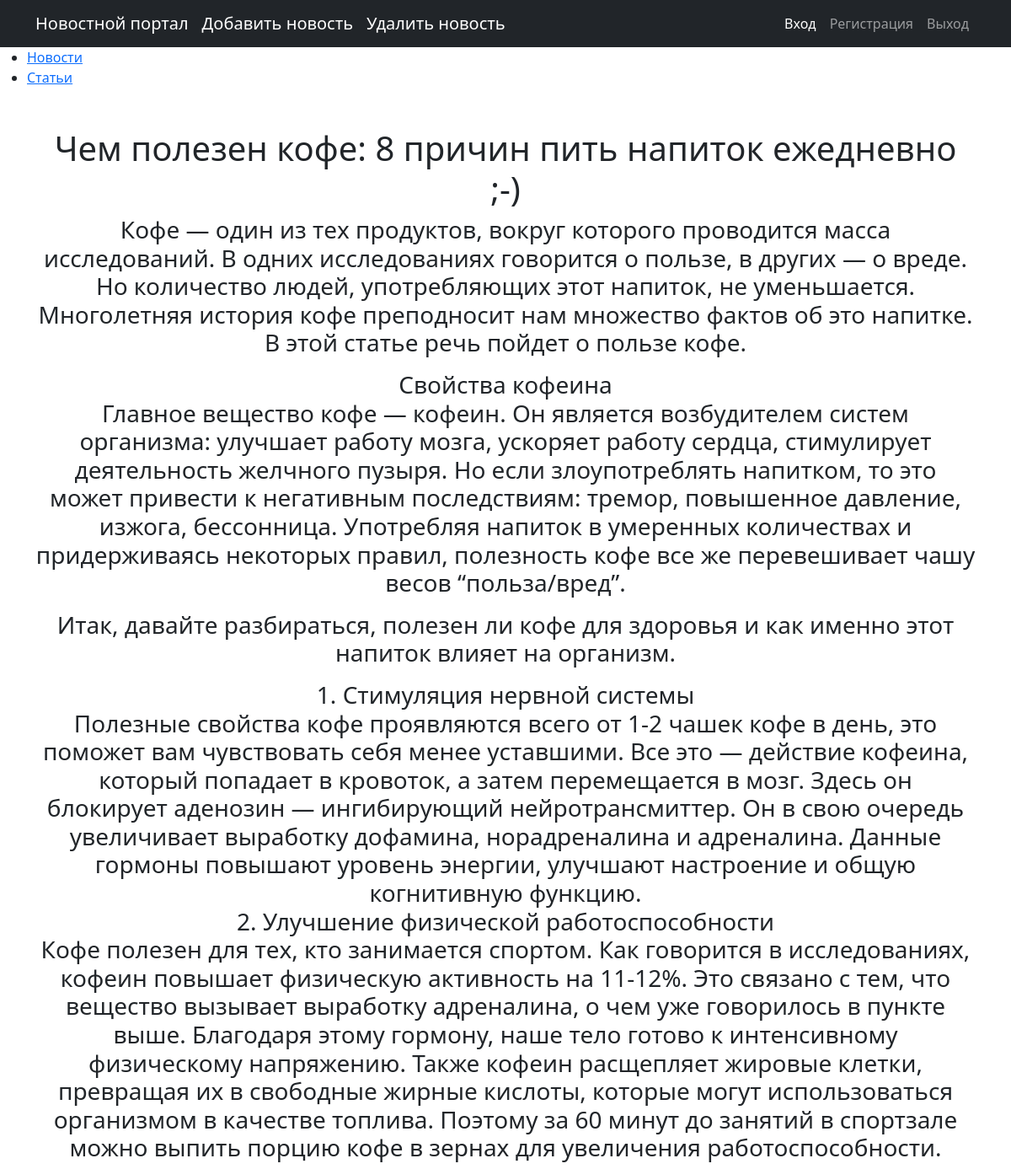
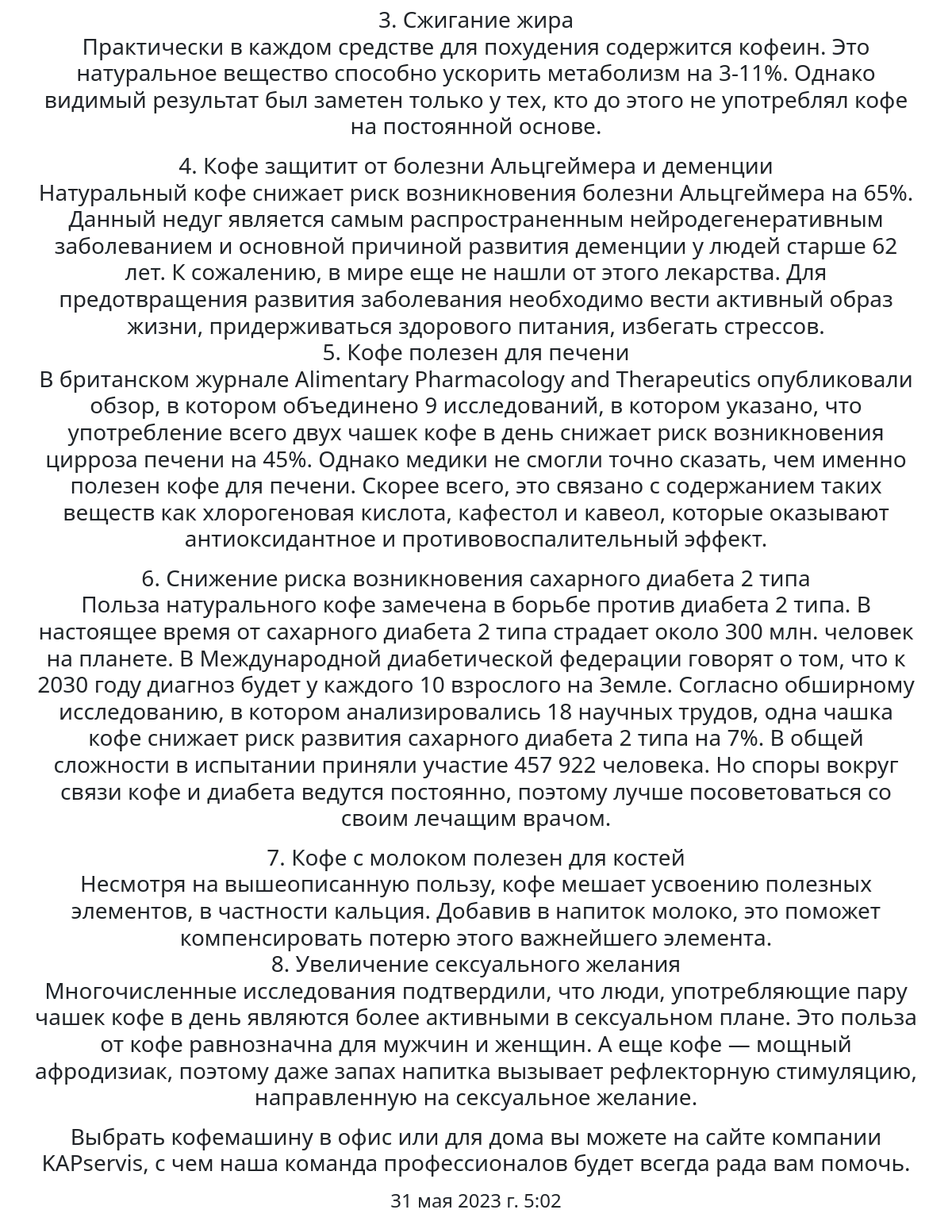
Page /main/1 on the committed database (2 pictures, top to bottom).
### newspro/models.py (models this page shows, shortened)
class Categoryes(models.Model):
    name = models.CharField(max_length=100)

class News(models.Model):
    title = models.CharField(max_length=150)
    text = models.TextField()
    time_in = models.DateTimeField(auto_now_add=True)
    is_published = models.BooleanField(default=False)
    category = models.ForeignKey('Categoryes', on_delete=models.CASCADE)

### newspro/views.py (the view)
# urls.py: path('<int:pk>', NewsDetail.as_view(), name='news_detail'),
class NewsDetail(DetailView):
    model = News
    template_name = 'detail.html'
    context_object_name = 'news_get'
    def get_context_data(self, **kwargs):
        context = super().get_context_data(**kwargs)
        context['bookmark'] = 'Подробное описание'
        return context

### newspro/templatetags/custom_filter.py (called while the page is built)
@register.filter()
def custom_filter(value):
   return f'{value} ;-)'

### newspro/templatetags/custom_teg.py (called while the page is built)
@register.simple_tag()
def cat():
    return Categoryes.objects.all()

### templates/detail.html (shortened to what this page needs)
{% extends 'base.html' %}
{% load custom_filter %}
{% block content %}
<h1>{{ news_get.title|custom_filter }}</h1>
<h3>{{ news_get.text|linebreaks }}</h3>
<h4>{{ news_get.time_in }}</h4>
{% endblock content %}

### templates/base.html (shortened to what this page needs)
<!DOCTYPE html>
{% load custom_teg %}
{% load static %}
<html lang="en">
    <head>
        <link href="{% static 'css/styles.css'%}" rel="stylesheet" />
    </head>
    <body>
        <nav class="navbar navbar-expand-lg navbar-dark bg-dark">
            <div class="container">
                <a class="navbar-brand" href="{% url 'main' %}">Новостной портал</a>
                <a class="navbar-brand" href="{% url 'news_create' %}">Добавить новость</a>
                <a class="navbar-brand" href="#">Удалить новость</a>
                <div class="collapse navbar-collapse" id="navbarSupportedContent">
                    <ul class="navbar-nav ms-auto mb-2 mb-lg-0">
                        <li class="nav-item"><a class="nav-link active" aria-current="page" href="{% url 'login' %}">Вход</a></li>
                        <li class="nav-item"><a class="nav-link" href="{% url 'signup' %}">Регистрация</a></li>
                        <li class="nav-item"><a class="nav-link" href="#">Выход</a></li>
                    </ul>
                </div>
            </div>
        </nav>
        <td valign="top" class="left-chapters">
            <ul id="leftchapters">
                {% cat as categoryes %}
                {% for i in categoryes %}
                <li><a href="#">{{ i.name }}</a></li>
                {% endfor %}
            </ul>
        </td>
        <div class="container">
            <div class="text-center mt-5">
                <h1>{% block content %}{% endblock content %}</h1>
            </div>
        </div>
	</body>
</html>

### rows in the picture
Categoryes: name "Новости"
Categoryes: name "Статьи"
News: title|custom_filter "Чем полезен кофе: 8 причин пить напиток ежедневно ;-)", text "Кофе — один из тех продуктов, вокруг которого проводится масса исследований. В одних исследованиях говорится о пользе, в других — о вреде. Но количество людей, употребляющих этот напиток, не уменьшается. Многолетняя история кофе преподносит нам множество фактов об это напитке. В этой статье речь пойдет о пользе кофе. Свойства кофеина Главное вещество кофе — кофеин. Он является возбудителем систем организма: улучшает работу мозга, ускоряет работу сердца, стимулирует деятельность желчного пузыря. Но если злоупотреблять напитком, то это может привести к негативным последствиям: тремор, повышенное давление, изжога, бессонница. Употребляя напиток в умеренных количествах и придерживаясь некоторых…", time_in "31 мая 2023 г. 5:02"
